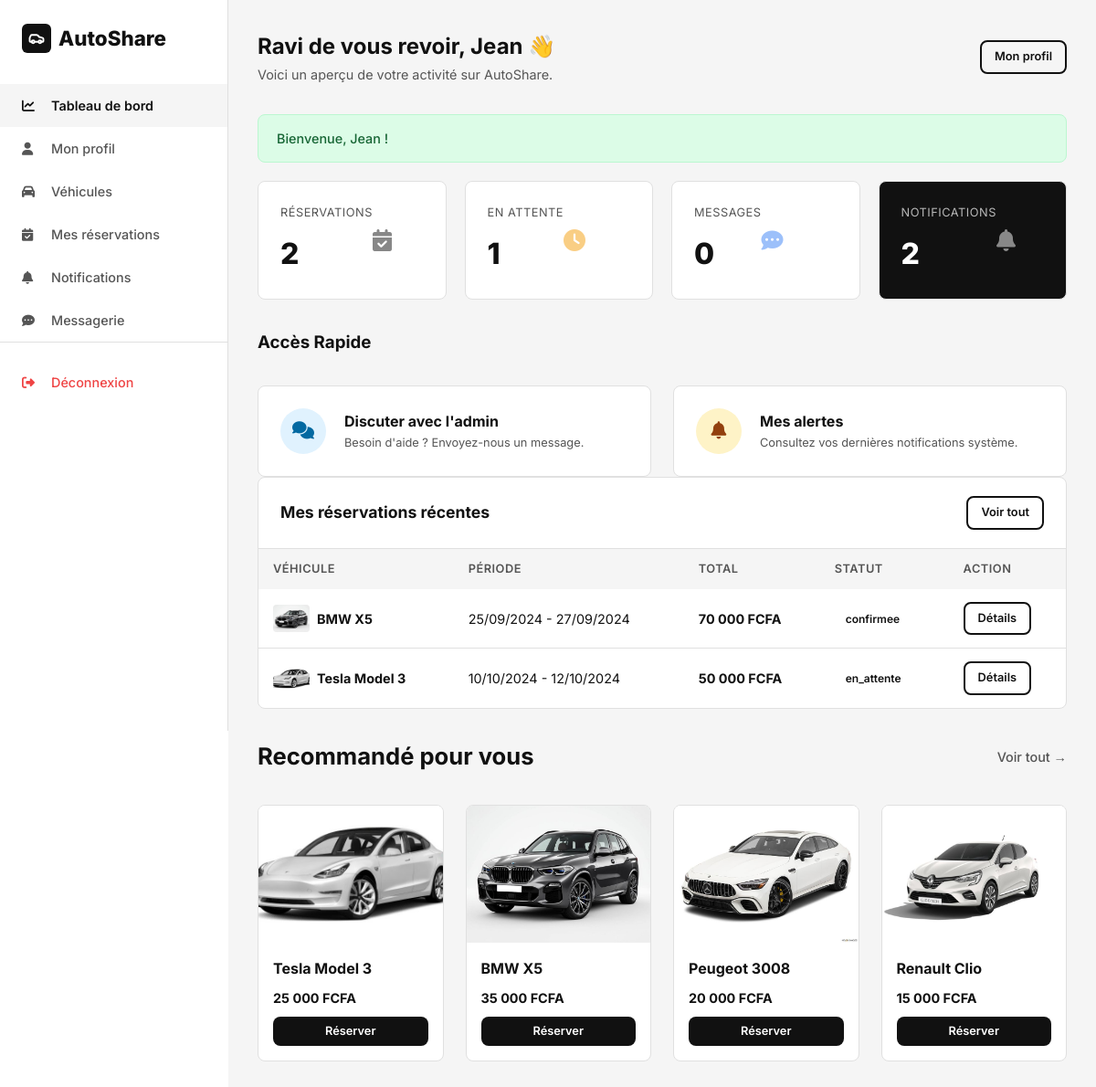
The page /client/dashboard.php (signed in) on the database its author committed.
### tables this page shows
CREATE TABLE reservations (
    id INT AUTO_INCREMENT PRIMARY KEY,
    utilisateur_id INT NOT NULL,
    vehicule_id INT NOT NULL,
    date_debut DATETIME NOT NULL,
    date_fin DATETIME NOT NULL,
    duree_jours INT NOT NULL DEFAULT 1,
    prix_unitaire DECIMAL(10,2) NOT NULL,
    prix_total DECIMAL(10,2) NOT NULL,
    mode_paiement ENUM('sur_place', 'ligne') DEFAULT NULL,
    statut_paiement ENUM('non_paye', 'paye') NOT NULL DEFAULT 'non_paye',
    statut ENUM('en_attente', 'confirmee', 'annulee', 'terminee') NOT NULL DEFAULT 'en_attente',
    notes TEXT DEFAULT NULL,
    date_creation DATETIME NOT NULL DEFAULT CURRENT_TIMESTAMP,
    date_modification DATETIME DEFAULT NULL ON UPDATE CURRENT_TIMESTAMP,
    FOREIGN KEY (utilisateur_id) REFERENCES utilisateurs(id) ON DELETE CASCADE,
    FOREIGN KEY (vehicule_id) REFERENCES vehicules(id) ON DELETE CASCADE
);

CREATE TABLE vehicules (
    id INT AUTO_INCREMENT PRIMARY KEY,
    marque VARCHAR(100) NOT NULL,
    modele VARCHAR(100) NOT NULL,
    annee INT DEFAULT NULL,
    type_carburant ENUM('Essence', 'Diesel', 'Électrique', 'Hybride') NOT NULL DEFAULT 'Essence',
    transmission ENUM('Manuelle', 'Automatique') NOT NULL DEFAULT 'Manuelle',
    nombre_places INT NOT NULL DEFAULT 5,
    image VARCHAR(255) DEFAULT NULL,
    image2 VARCHAR(255) DEFAULT NULL,
    image3 VARCHAR(255) DEFAULT NULL,
    image4 VARCHAR(255) DEFAULT NULL,
    immatriculation VARCHAR(20) DEFAULT NULL,
    prix_heure DECIMAL(10,2) DEFAULT NULL,
    prix_jour DECIMAL(10,2) NOT NULL,
    description TEXT DEFAULT NULL,
    caracteristiques TEXT DEFAULT NULL,
    statut ENUM('disponible', 'reserve', 'maintenance') NOT NULL DEFAULT 'disponible',
    is_deleted TINYINT(1) NOT NULL DEFAULT 0,
    date_creation DATETIME NOT NULL DEFAULT CURRENT_TIMESTAMP,
    date_modification DATETIME DEFAULT NULL ON UPDATE CURRENT_TIMESTAMP
);

### client/dashboard.php (the view, shortened to what this page needs)
<?php
require_once '../config/database.php';
require_once '../includes/functions.php';
$userId = $_SESSION['user_id'];
$stmt = $pdo->prepare("SELECT COUNT(*) FROM reservations WHERE utilisateur_id = :uid");
$stmt->execute([':uid' => $userId]);
$totalReservations = $stmt->fetchColumn();
$stmt = $pdo->prepare("SELECT COUNT(*) FROM reservations WHERE utilisateur_id = :uid AND statut = 'en_attente'");
$stmt->execute([':uid' => $userId]);
$pendingReservations = $stmt->fetchColumn();
$stmt = $pdo->prepare("SELECT r.*, v.marque, v.modele, v.image
                       FROM reservations r
                       JOIN vehicules v ON r.vehicule_id = v.id
                       WHERE r.utilisateur_id = :uid
                       ORDER BY r.date_creation DESC LIMIT 5");
$stmt->execute([':uid' => $userId]);
$recentReservations = $stmt->fetchAll();
?>
<!DOCTYPE html>
<html lang="fr">
<head>
    <link rel="stylesheet" href="https://cdnjs.cloudflare.com/ajax/libs/font-awesome/6.5.0/css/all.min.css">
    <link rel="stylesheet" href="../assets/css/style.css">
</head>
<body class="dashboard">
    <?php include '../includes/sidebar.php'; ?>
    <main class="dashboard-content">
        <header class="dashboard-header">
            <div>
                <h1>Ravi de vous revoir, <?= $_SESSION['user_prenom'] ?> 👋</h1>
                <p style="color: var(--secondary); font-size: 0.9rem;">Voici un aperçu de votre activité sur AutoShare.</p>
            </div>
            <div class="user-info">
                <a href="profile.php" class="btn btn-outline btn-sm">Mon profil</a>
            </div>
        </header>
        <?php $flash = getFlash(); if ($flash): ?>
            <div class="flash flash-<?= $flash['type'] ?>"><?= $flash['message'] ?></div>
        <?php endif; ?>
        <div class="stat-cards">
            <div class="stat-card">
                <div class="flex justify-between items-start">
                    <div>
                        <div class="label">Réservations</div>
                        <div class="value"><?= $totalReservations ?></div>
                    </div>
                    <i class="fas fa-calendar-check" style="font-size: 1.5rem; color: var(--primary); opacity: 0.5;"></i>
                </div>
            </div>
            <div class="stat-card">
                <div class="flex justify-between items-start">
                    <div>
                        <div class="label">En attente</div>
                        <div class="value"><?= $pendingReservations ?></div>
                    </div>
                    <i class="fas fa-clock" style="font-size: 1.5rem; color: var(--warning); opacity: 0.5;"></i>
                </div>
            </div>
            <div class="stat-card">
                <div class="flex justify-between items-start">
                    <div>
                        <div class="label">Messages</div>
                        <div class="value"><?= countUnreadChatMessages($pdo, $userId) ?></div>
                    </div>
                    <i class="fas fa-comment-dots" style="font-size: 1.5rem; color: var(--info); opacity: 0.5;"></i>
                </div>
            </div>
            <div class="stat-card dark">
                <div class="flex justify-between items-start">
                    <div>
                        <div class="label" style="color: rgba(255,255,255,0.7);">Notifications</div>
                        <div class="value" style="color: #fff;"><?= countUnreadMessages($pdo, $userId) ?></div>
                    </div>
                    <i class="fas fa-bell" style="font-size: 1.5rem; color: #fff; opacity: 0.5;"></i>
                </div>
            </div>
        </div>
        <div class="section-title mt-4">
            <h3>Accès Rapide</h3>
        </div>
        <div class="grid-2 mb-4">
            <a href="messages.php" class="stat-card" style="text-decoration: none; display: flex; align-items: center; gap: 20px; transition: transform 0.3s;">
                <div style="width: 50px; height: 50px; background: #e0f2fe; color: #0369a1; border-radius: 50%; display: flex; align-items: center; justify-content: center; font-size: 1.2rem;">
                    <i class="fas fa-comments"></i>
                </div>
                <div>
                    <h4 style="color: #111;">Discuter avec l'admin</h4>
                    <p style="font-size: 0.8rem; color: var(--secondary);">Besoin d'aide ? Envoyez-nous un message.</p>
                </div>
            </a>
            <a href="notifications.php" class="stat-card" style="text-decoration: none; display: flex; align-items: center; gap: 20px; transition: transform 0.3s;">
                <div style="width: 50px; height: 50px; background: #fef3c7; color: #92400e; border-radius: 50%; display: flex; align-items: center; justify-content: center; font-size: 1.2rem;">
                    <i class="fas fa-bell"></i>
                </div>
                <div>
                    <h4 style="color: #111;">Mes alertes</h4>
                    <p style="font-size: 0.8rem; color: var(--secondary);">Consultez vos dernières notifications système.</p>
                </div>
            </a>
        </div>
        <div class="table-container">
            <div class="table-header">
                <h3>Mes réservations récentes</h3>
                <a href="reservations.php" class="btn btn-outline btn-sm">Voir tout</a>
            </div>
            <table>
                <thead>
                    <tr>
                        <th>Véhicule</th>
                        <th>Période</th>
                        <th>Total</th>
                        <th>Statut</th>
                        <th>Action</th>
                    </tr>
                </thead>
                <tbody>
                    <?php if (empty($recentReservations)): ?>
                        <tr>
                            <td colspan="5" class="text-center">Vous n'avez pas encore de réservations.</td>
                        </tr>
                    <?php else: ?>
                        <?php foreach ($recentReservations as $res): ?>
                        <tr>
                            <td>
                                <div class="flex gap-1">
                                    <img src="<?= getVehiculeImage($res['image']) ?>" alt="" style="width: 40px; height: 30px; object-fit: cover; border-radius: 4px;">
                                    <strong><?= clean($res['marque'] . ' ' . $res['modele']) ?></strong>
                                </div>
                            </td>
                            <td>
                                <?= formatDate($res['date_debut']) ?> - <?= formatDate($res['date_fin']) ?>
                            </td>
                            <td><strong><?= formatPrix($res['prix_total']) ?></strong></td>
                            <td><?= getStatutBadge($res['statut']) ?></td>
                            <td>
                                <a href="reservations.php" class="btn btn-outline btn-sm">Détails</a>
                            </td>
                        </tr>
                        <?php endforeach; ?>
                    <?php endif; ?>
                </tbody>
            </table>
        </div>
        <div class="section-title mt-4">
            <h2>Recommandé pour vous</h2>
            <a href="vehicles.php">Voir tout &rarr;</a>
        </div>
        <div class="grid-4">
            <?php
            $stmt = $pdo->query("SELECT * FROM vehicules WHERE statut = 'disponible' AND is_deleted = 0 LIMIT 4");
            $reco = $stmt->fetchAll();
            foreach ($reco as $v):
            ?>
            <div class="vehicle-card">
                <img src="<?= getVehiculeImage($v['image']) ?>" alt="" class="vehicle-card-img" style="height: 150px;">
                <div class="vehicle-card-body">
                    <h3><?= clean($v['marque'] . ' ' . $v['modele']) ?></h3>
                    <p class="price" style="font-size: 0.9rem;"><?= formatPrix($v['prix_jour']) ?></p>
                    <a href="vehicle_detail.php?id=<?= $v['id'] ?>" class="btn btn-primary btn-sm btn-block mt-1">Réserver</a>
                </div>
            </div>
            <?php endforeach; ?>
        </div>
    </main>
</body>
</html>

### includes/functions.php (shortened to what this page needs)
<?php
function clean($data) {
    return htmlspecialchars(trim($data), ENT_QUOTES, 'UTF-8');
}
function getFlash() {
    if (isset($_SESSION['flash'])) {
        $flash = $_SESSION['flash'];
        return $flash;
    }
    return null;
}
function formatPrix($prix) {
    return number_format($prix, 0, ',', ' ') . ' FCFA';
}
function formatDate($date) {
    return date('d/m/Y', strtotime($date));
}
function getStatutBadge($statut) {
    $badges = [
        'en_attente' => '<span class="badge badge-warning">En attente</span>',
        'confirmee'  => '<span class="badge badge-success">Confirmée</span>',
        'annulee'    => '<span class="badge badge-danger">Annulée</span>',
        'terminee'   => '<span class="badge badge-info">Terminée</span>'
    ];
    return $badges[$statut] ?? '<span class="badge">' . $statut . '</span>';
}
function countUnreadMessages($pdo, $userId) {
    $stmt = $pdo->prepare("SELECT COUNT(*) FROM messages WHERE utilisateur_id = :uid AND lu = 0");
    $stmt->execute([':uid' => $userId]);
    return $stmt->fetchColumn();
}
function countUnreadChatMessages($pdo, $userId) {
    $stmt = $pdo->prepare("SELECT COUNT(*) FROM chat_messages WHERE destinataire_id = :uid AND lu = 0");
    $stmt->execute([':uid' => $userId]);
    return $stmt->fetchColumn();
}
function getVehiculeImage($image) {
    $path = $_SERVER['DOCUMENT_ROOT'] . BASE_URL . '/assets/images/vehicules/' . $image;
    if ($image && file_exists($path)) {
        return BASE_URL . '/assets/images/vehicules/' . $image;
    }
    return 'https://images.unsplash.com/photo-1494976388531-d1058494cdd8?w=400&h=300&fit=crop';
}

### assets/css/style.css (style rules this page uses)
*,*::before,*::after { box-sizing:border-box;margin:0;padding:0 }
:root { --primary:#111;--secondary:#555;--accent:#222;--bg:#fff;--bg-alt:#f5f5f5;--border:#e0e0e0;--success:#22c55e;--warning:#f59e0b;--danger:#ef4444;--info:#3b82f6;--radius:8px;--shadow:0 2px 12px rgba(0,0,0,.08);--transition:all .3s ease }
body { font-family:'Inter',sans-serif;color:var(--primary);background:var(--bg);line-height:1.6;min-height:100vh }
a { text-decoration:none;color:inherit;transition:var(--transition) }
img { max-width:100%;display:block }
.flex { display:flex;align-items:center }
.grid-2 { display:grid;grid-template-columns:repeat(2,1fr);gap:24px }
.grid-4 { display:grid;grid-template-columns:repeat(4,1fr);gap:24px }
.mt-1 { margin-top:8px }
.mt-4 { margin-top:32px }
.gap-1 { gap:8px }
.btn { display:inline-flex;align-items:center;justify-content:center;gap:6px;padding:10px 24px;border-radius:var(--radius);font-weight:600;font-size:.9rem;border:none;cursor:pointer;transition:var(--transition) }
.btn-primary { background:var(--primary);color:#fff }
.btn-outline { border:2px solid var(--primary);color:var(--primary);background:transparent }
.btn-sm { padding:6px 14px;font-size:.8rem }
.btn-block { width:100%;justify-content:center }
.section-title { display:flex;align-items:center;justify-content:space-between;margin-bottom:32px }
.section-title h2 { font-size:1.6rem;font-weight:700 }
.section-title a { font-size:.9rem;color:var(--secondary);font-weight:500 }
.vehicle-card { background:#fff;border:1px solid var(--border);border-radius:var(--radius);overflow:hidden;transition:var(--transition) }
.vehicle-card-img { width:100%;height:200px;object-fit:cover;background:#f0f0f0 }
.vehicle-card-body { padding:16px }
.vehicle-card-body h3 { font-size:1rem;font-weight:700;margin-bottom:4px }
.vehicle-card-body .price { font-size:1.1rem;font-weight:700;margin-top:8px }
.dashboard { display:flex;min-height:100vh }
.dashboard-content { flex:1;margin-left:250px;padding:32px;background:var(--bg-alt);min-height:100vh }
.dashboard-header { display:flex;align-items:center;justify-content:space-between;margin-bottom:32px }
.dashboard-header h1 { font-size:1.5rem;font-weight:700 }
.stat-cards { display:grid;grid-template-columns:repeat(4,1fr);gap:20px;margin-bottom:32px }
.stat-card { background:#fff;border-radius:var(--radius);padding:24px;border:1px solid var(--border) }
.stat-card .label { font-size:.8rem;color:var(--secondary);margin-bottom:8px;text-transform:uppercase;letter-spacing:.5px }
.stat-card .value { font-size:2rem;font-weight:800 }
.stat-card.dark { background:var(--primary);color:#fff }
.stat-card.dark .label { color:#aaa }
.table-container { background:#fff;border-radius:var(--radius);border:1px solid var(--border);overflow:hidden }
.table-header { padding:20px 24px;display:flex;align-items:center;justify-content:space-between;border-bottom:1px solid var(--border) }
.table-header h3 { font-size:1.1rem;font-weight:700 }
table { width:100%;border-collapse:collapse }
thead { background:var(--bg-alt) }
th { padding:12px 16px;text-align:left;font-size:.8rem;font-weight:600;text-transform:uppercase;letter-spacing:.5px;color:var(--secondary) }
td { padding:14px 16px;border-bottom:1px solid var(--border);font-size:.9rem }
tr:last-child td { border-bottom:none }
.badge { display:inline-flex;align-items:center;padding:4px 12px;border-radius:20px;font-size:.75rem;font-weight:600 }
.flash { padding:14px 20px;border-radius:var(--radius);margin-bottom:20px;font-size:.9rem;font-weight:500;display:flex;align-items:center;gap:8px;animation:slideDown .3s ease }
.flash-success { background:#dcfce7;color:#166534;border:1px solid #bbf7d0 }
.vehicle-card { transition: all 0.4s cubic-bezier(0.165, 0.84, 0.44, 1); }
.vehicle-card img { transition: transform 0.6s ease; }
.btn { position: relative; overflow: hidden; transition: all 0.3s ease; }
.btn::after { content: ''; position: absolute; top: 50%; left: 50%; width: 0; height: 0; background: rgba(255,255,255,0.2); border-radius: 50%; transform: translate(-50%, -50%); transition: width 0.6s, height 0.6s; }

### rows shown on the page
reservations: vehicule.image (picture), vehicule.modele "BMW X5", date_debut "25/09/2024", date_fin "27/09/2024", prix_total "70 000 FCFA", statut "confirmee"
reservations: vehicule.image (picture), vehicule.modele "Tesla Model 3", date_debut "10/10/2024", date_fin "12/10/2024", prix_total "50 000 FCFA", statut "en_attente"
vehicules: image (picture), marque+modele "Tesla Model 3", prix_jour "25 000 FCFA"
vehicules: image (picture), marque+modele "BMW X5", prix_jour "35 000 FCFA"
vehicules: image (picture), marque+modele "Peugeot 3008", prix_jour "20 000 FCFA"
vehicules: image (picture), marque+modele "Renault Clio", prix_jour "15 000 FCFA"

### other values the page prints
$_SESSION['user_prenom'] "Jean"
$flash['message'] "Bienvenue, Jean !"
$totalReservations "2"
$pendingReservations "1"
countUnreadChatMessages($pdo, $userId) "0"
countUnreadMessages($pdo, $userId) "2"
